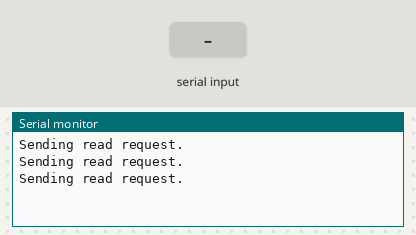
Simulated run of this sketch. Board: Arduino Uno, built with avr-gcc and run on an emulated ATmega328P. Parts: the last lines printed to the serial monitor. The test bench sets the inputs (shaded band).

Above: at 5.8 s.
5.9 s: "1" received over the second serial link
At 7.6 s:
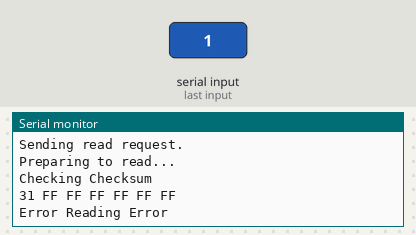
8.7 s: "0" received over the second serial link
At 9.9 s:
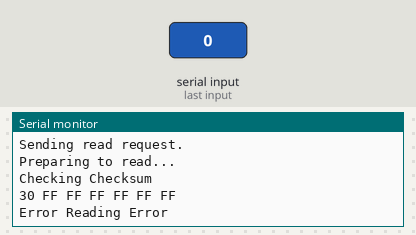
11.5 s: "2" received over the second serial link
At 13.9 s:
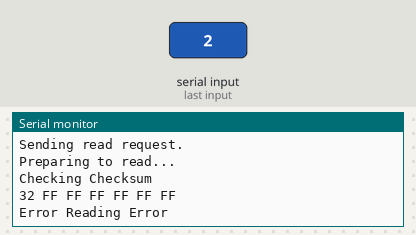

Measured:
- after the input at 5.9 s, the serial monitor: prints a new line after 1.1 s (image 1)
- after the input at 8.7 s, the serial monitor: prints a new line after 0.38 s (image 2)
- after the input at 11.5 s, the serial monitor: prints a new line after 1.6 s (image 3)

The sketch:

rfid_reader.ino
```cpp
#include <SoftwareSerial.h>
#define rxPin 10
#define txPin 11
SoftwareSerial rfserial = SoftwareSerial(rxPin, txPin);

byte SeekCard[] = {0xFF,0x00,0x01,0x82,0x83};
byte Prim_Card[] = {0xFF,0x00,0x06,0x82,0x02,0xCD,0xD0,0xFC,0x64,0x87};

void setup(){
    Serial.begin(9600);
    rfserial.begin(19200);
}

void loop(){
    SeekTag();
    delay(1000);
}

void printbad(){
    Serial.println("Error Reading Error");
}

void SeekTag(){
    //an array for the RFID response acknowledging command
    byte ModResponse[6];
    //checksum reference
    byte modrespchecksum = 0xD0;
    //checkum checker
    byte response_checksum_math;
    //an array for the RFID card data that has been found
    byte CardResponse[10];
    //checksum variable for card
    byte cardchecksum;

    Serial.println("Sending read request.");
    for (int i =0; i< 5; i++){
        rfserial.write(SeekCard[i]);
    }
    rfserial.flush();
    delay(1000);
    //seek card command
    if(rfserial.available()>0)
    {
        //check for response from module
        Serial.print("\nPreparing to read...\nChecking Checksum \n");
        for (int i =0; i< 7; i++){
            ModResponse[i] = rfserial.read();
            Serial.print(ModResponse[i], HEX);
            Serial.print(" ");
        }
        Serial.println("");
        //adds all the RFID command acknowledgement bytes except header and checksum
        for (int i= 1; i<5; i++){
            response_checksum_math += ModResponse[i];
        }
        //if the response is of checksum is equal to 0xD0
        if (modrespchecksum == response_checksum_math)
        {    //then seek for card
            Serial.println("Checksum is good");
            Serial.println("Waiting for card response.....");

 //wait for signal from rfid

            //flushng of buffer and delay is needed to read card
            delay(4000);

              //read card data, capture data and print
             if(rfserial.available())
                {
                    int i=0;
                    while (rfserial.available()){
                    CardResponse[i] = rfserial.read();
                    Serial.print(CardResponse[i], HEX);
                    Serial.print(" ");
                    i++;
                    }
                    Serial.println("");
                    //check the checksum of the card
                    for (int i =1; i<9; i++){
                     cardchecksum += CardResponse[i];
                    }

                    if (cardchecksum == Prim_Card[9]){
                     Serial.println("This is Primary Card");
                    }
                    else{
                      Serial.println("Not Primary");
                    }
                }
            rfserial.flush();
        }
        else{
          rfserial.flush();
          printbad();
        }
    }
}
```
